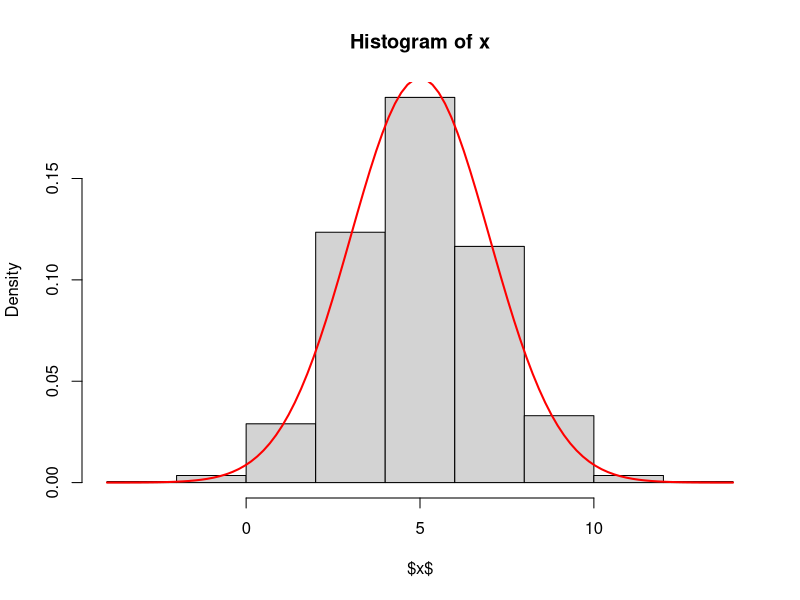

Write R code to recreate this figure.
## ---- chunk 1
n <- 1000
## ---- chunk 2
u1 <- runif(n/2,0,1) 
u2 <- runif(n/2,0,1)

## ---- chunk 3
z1 <- sqrt(-2*log(u1))*cos(2*pi*u2)
z2 <- sqrt(-2*log(u1))*sin(2*pi*u2)
## ---- chunk 4
z <- c(z1,z2)
## ---- chunk 5
mu <- 5
sigma <- 2
## ---- chunk 6
x <- mu + sigma * z
## ---- chunk 7
mean(x)
sd(x)
## ---- chunk 8
hist(x,
freq = FALSE,
ylab = "Density",
xlab = "$x$")
curve(dnorm(x, mean = mu, sd = sigma),
col = "red", lwd = 2, add = TRUE)
